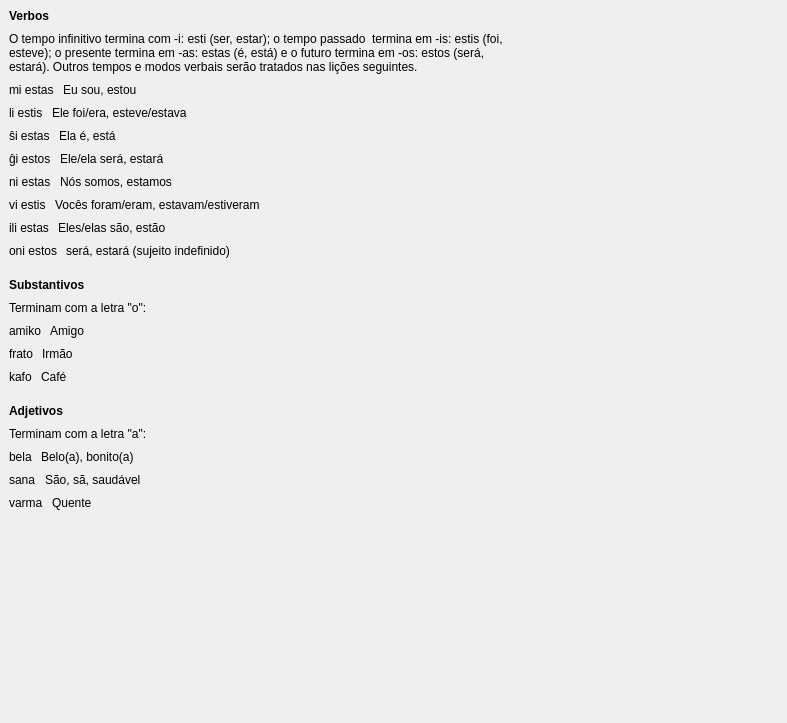
         <widget class="QWidget" name="scrollAreaWidgetContents_14">
          <property name="geometry">
           <rect>
            <x>0</x>
            <y>0</y>
            <width>787</width>
            <height>723</height>
           </rect>
          </property>
          <layout class="QVBoxLayout" name="verticalLayout_41">
           <property name="spacing">
            <number>20</number>
           </property>
           <property name="leftMargin">
            <number>9</number>
           </property>
           <property name="topMargin">
            <number>9</number>
           </property>
           <property name="rightMargin">
            <number>9</number>
           </property>
           <property name="bottomMargin">
            <number>9</number>
           </property>
           <item>
            <layout class="QVBoxLayout" name="verticalLayout_10">
             <property name="spacing">
              <number>9</number>
             </property>
             <item>
              <widget class="titolo" name="Lec01_Label23">
               <property name="sizePolicy">
                <sizepolicy hsizetype="Preferred" vsizetype="Maximum">
                 <horstretch>0</horstretch>
                 <verstretch>0</verstretch>
                </sizepolicy>
               </property>
               <property name="font">
                <font>
                 <weight>75</weight>
                 <bold>true</bold>
                </font>
               </property>
               <property name="text">
                <string>Verbos</string>
               </property>
               <property name="wordWrap">
                <bool>true</bool>
               </property>
              </widget>
             </item>
             <item>
              <widget class="QLabel" name="Lec01_Label24">
               <property name="text">
                <string>O tempo infinitivo termina com -i: esti (ser, estar); o tempo passado  termina em -is: estis (foi, 
esteve); o presente termina em -as: estas (é, está) e o futuro termina em -os: estos (será, 
estará). Outros tempos e modos verbais serão tratados nas lições seguintes.</string>
               </property>
               <property name="wordWrap">
                <bool>true</bool>
               </property>
              </widget>
             </item>
             <item>
              <layout class="QHBoxLayout" name="horizontalLayout_41" stretch="0,1">
               <item>
                <widget class="klakbutono_nova" name="Lec01_Button193">
                 <property name="sizePolicy">
                  <sizepolicy hsizetype="Preferred" vsizetype="Preferred">
                   <horstretch>0</horstretch>
                   <verstretch>0</verstretch>
                  </sizepolicy>
                 </property>
                 <property name="maximumSize">
                  <size>
                   <width>16777215</width>
                   <height>16777215</height>
                  </size>
                 </property>
                 <property name="text">
                  <string>mi estas</string>
                 </property>
                </widget>
               </item>
               <item>
                <widget class="QLabel" name="Lec01_Label114">
                 <property name="sizePolicy">
                  <sizepolicy hsizetype="Expanding" vsizetype="Preferred">
                   <horstretch>0</horstretch>
                   <verstretch>0</verstretch>
                  </sizepolicy>
                 </property>
                 <property name="text">
                  <string>Eu sou, estou</string>
                 </property>
                 <property name="wordWrap">
                  <bool>true</bool>
                 </property>
                </widget>
               </item>
              </layout>
             </item>
             <item>
              <layout class="QHBoxLayout" name="horizontalLayout_42" stretch="0,1">
               <item>
                <widget class="klakbutono_nova" name="Lec01_Button194">
                 <property name="sizePolicy">
                  <sizepolicy hsizetype="Preferred" vsizetype="Preferred">
                   <horstretch>0</horstretch>
                   <verstretch>0</verstretch>
                  </sizepolicy>
                 </property>
                 <property name="maximumSize">
                  <size>
                   <width>16777215</width>
                   <height>16777215</height>
                  </size>
                 </property>
                 <property name="text">
                  <string>li estis</string>
                 </property>
                </widget>
               </item>
               <item>
                <widget class="QLabel" name="Lec01_Label115">
                 <property name="sizePolicy">
                  <sizepolicy hsizetype="Expanding" vsizetype="Preferred">
                   <horstretch>0</horstretch>
                   <verstretch>0</verstretch>
                  </sizepolicy>
                 </property>
                 <property name="text">
                  <string>Ele foi/era, esteve/estava</string>
                 </property>
                 <property name="wordWrap">
                  <bool>true</bool>
                 </property>
                </widget>
               </item>
              </layout>
             </item>
             <item>
              <layout class="QHBoxLayout" name="horizontalLayout_43" stretch="0,1">
               <item>
                <widget class="klakbutono_nova" name="Lec01_Button195">
                 <property name="sizePolicy">
                  <sizepolicy hsizetype="Preferred" vsizetype="Preferred">
                   <horstretch>0</horstretch>
                   <verstretch>0</verstretch>
                  </sizepolicy>
                 </property>
                 <property name="maximumSize">
                  <size>
                   <width>16777215</width>
                   <height>16777215</height>
                  </size>
                 </property>
                 <property name="text">
                  <string>ŝi estas</string>
                 </property>
                </widget>
               </item>
               <item>
                <widget class="QLabel" name="Lec01_Label116">
                 <property name="sizePolicy">
                  <sizepolicy hsizetype="Expanding" vsizetype="Preferred">
                   <horstretch>0</horstretch>
                   <verstretch>0</verstretch>
                  </sizepolicy>
                 </property>
                 <property name="text">
                  <string>Ela é, está</string>
                 </property>
                 <property name="wordWrap">
                  <bool>true</bool>
                 </property>
                </widget>
               </item>
              </layout>
             </item>
             <item>
              <layout class="QHBoxLayout" name="horizontalLayout_44" stretch="0,1">
               <item>
                <widget class="klakbutono_nova" name="Lec01_Button196">
                 <property name="sizePolicy">
                  <sizepolicy hsizetype="Preferred" vsizetype="Preferred">
                   <horstretch>0</horstretch>
                   <verstretch>0</verstretch>
                  </sizepolicy>
                 </property>
                 <property name="maximumSize">
                  <size>
                   <width>16777215</width>
                   <height>16777215</height>
                  </size>
                 </property>
                 <property name="text">
                  <string>ĝi estos</string>
                 </property>
                </widget>
               </item>
               <item>
                <widget class="QLabel" name="Lec01_Label117">
                 <property name="sizePolicy">
                  <sizepolicy hsizetype="Expanding" vsizetype="Preferred">
                   <horstretch>0</horstretch>
                   <verstretch>0</verstretch>
                  </sizepolicy>
                 </property>
                 <property name="text">
                  <string>Ele/ela será, estará</string>
                 </property>
                 <property name="wordWrap">
                  <bool>true</bool>
                 </property>
                </widget>
               </item>
              </layout>
             </item>
             <item>
              <layout class="QHBoxLayout" name="horizontalLayout_45" stretch="0,1">
               <item>
                <widget class="klakbutono_nova" name="Lec01_Button197">
                 <property name="sizePolicy">
                  <sizepolicy hsizetype="Preferred" vsizetype="Preferred">
                   <horstretch>0</horstretch>
                   <verstretch>0</verstretch>
                  </sizepolicy>
                 </property>
                 <property name="maximumSize">
                  <size>
                   <width>16777215</width>
                   <height>16777215</height>
                  </size>
                 </property>
                 <property name="text">
                  <string>ni estas</string>
                 </property>
                </widget>
               </item>
               <item>
                <widget class="QLabel" name="Lec01_Label118">
                 <property name="sizePolicy">
                  <sizepolicy hsizetype="Expanding" vsizetype="Preferred">
                   <horstretch>0</horstretch>
                   <verstretch>0</verstretch>
                  </sizepolicy>
                 </property>
                 <property name="text">
                  <string>Nós somos, estamos</string>
                 </property>
                 <property name="wordWrap">
                  <bool>true</bool>
                 </property>
                </widget>
               </item>
              </layout>
             </item>
             <item>
              <layout class="QHBoxLayout" name="horizontalLayout_46" stretch="0,1">
               <item>
                <widget class="klakbutono_nova" name="Lec01_Button198">
                 <property name="sizePolicy">
                  <sizepolicy hsizetype="Preferred" vsizetype="Preferred">
                   <horstretch>0</horstretch>
                   <verstretch>0</verstretch>
                  </sizepolicy>
                 </property>
                 <property name="maximumSize">
                  <size>
                   <width>16777215</width>
                   <height>16777215</height>
                  </size>
                 </property>
                 <property name="text">
                  <string>vi estis</string>
                 </property>
                </widget>
               </item>
               <item>
                <widget class="QLabel" name="Lec01_Label119">
                 <property name="sizePolicy">
                  <sizepolicy hsizetype="Expanding" vsizetype="Preferred">
                   <horstretch>0</horstretch>
                   <verstretch>0</verstretch>
                  </sizepolicy>
                 </property>
                 <property name="text">
                  <string>Vocês foram/eram, estavam/estiveram</string>
                 </property>
                 <property name="wordWrap">
                  <bool>true</bool>
                 </property>
                </widget>
               </item>
              </layout>
             </item>
             <item>
              <layout class="QHBoxLayout" name="horizontalLayout_47" stretch="0,1">
               <item>
                <widget class="klakbutono_nova" name="Lec01_Button199">
                 <property name="sizePolicy">
                  <sizepolicy hsizetype="Preferred" vsizetype="Preferred">
                   <horstretch>0</horstretch>
                   <verstretch>0</verstretch>
                  </sizepolicy>
                 </property>
                 <property name="maximumSize">
                  <size>
                   <width>16777215</width>
                   <height>16777215</height>
                  </size>
                 </property>
                 <property name="text">
                  <string>ili estas</string>
                 </property>
                </widget>
               </item>
               <item>
                <widget class="QLabel" name="Lec01_Label220">
                 <property name="sizePolicy">
                  <sizepolicy hsizetype="Expanding" vsizetype="Preferred">
                   <horstretch>0</horstretch>
                   <verstretch>0</verstretch>
                  </sizepolicy>
                 </property>
                 <property name="text">
                  <string>Eles/elas são, estão</string>
                 </property>
                 <property name="wordWrap">
                  <bool>true</bool>
                 </property>
                </widget>
               </item>
              </layout>
             </item>
             <item>
              <layout class="QHBoxLayout" name="horizontalLayout_48" stretch="0,1">
               <item>
                <widget class="klakbutono_nova" name="Lec01_Button200">
                 <property name="sizePolicy">
                  <sizepolicy hsizetype="Preferred" vsizetype="Preferred">
                   <horstretch>0</horstretch>
                   <verstretch>0</verstretch>
                  </sizepolicy>
                 </property>
                 <property name="maximumSize">
                  <size>
                   <width>16777215</width>
                   <height>16777215</height>
                  </size>
                 </property>
                 <property name="text">
                  <string>oni estos</string>
                 </property>
                </widget>
               </item>
               <item>
                <widget class="QLabel" name="Lec01_Label221">
                 <property name="sizePolicy">
                  <sizepolicy hsizetype="Expanding" vsizetype="Preferred">
                   <horstretch>0</horstretch>
                   <verstretch>0</verstretch>
                  </sizepolicy>
                 </property>
                 <property name="text">
                  <string>será, estará (sujeito indefinido)</string>
                 </property>
                 <property name="wordWrap">
                  <bool>true</bool>
                 </property>
                </widget>
               </item>
              </layout>
             </item>
            </layout>
           </item>
           <item>
            <layout class="QVBoxLayout" name="verticalLayout_11">
             <property name="spacing">
              <number>9</number>
             </property>
             <item>
              <widget class="titolo" name="Lec01_Label25">
               <property name="sizePolicy">
                <sizepolicy hsizetype="Preferred" vsizetype="Maximum">
                 <horstretch>0</horstretch>
                 <verstretch>0</verstretch>
                </sizepolicy>
               </property>
               <property name="font">
                <font>
                 <weight>75</weight>
                 <bold>true</bold>
                </font>
               </property>
               <property name="text">
                <string>Substantivos</string>
               </property>
               <property name="wordWrap">
                <bool>true</bool>
               </property>
              </widget>
             </item>
             <item>
              <widget class="QLabel" name="Lec01_Label27">
               <property name="text">
                <string>Terminam com a letra &quot;o&quot;:</string>
               </property>
              </widget>
             </item>
             <item>
              <layout class="QHBoxLayout" name="horizontalLayout_50">
               <item>
                <widget class="klakbutono_nova" name="Lec01_Button201">
                 <property name="maximumSize">
                  <size>
                   <width>16777215</width>
                   <height>16777215</height>
                  </size>
                 </property>
                 <property name="text">
                  <string>amiko</string>
                 </property>
                 <property name="wordWrap">
                  <bool>true</bool>
                 </property>
                </widget>
               </item>
               <item>
                <widget class="QLabel" name="Lec01_Label28">
                 <property name="sizePolicy">
                  <sizepolicy hsizetype="Expanding" vsizetype="Preferred">
                   <horstretch>0</horstretch>
                   <verstretch>0</verstretch>
                  </sizepolicy>
                 </property>
                 <property name="text">
                  <string>Amigo</string>
                 </property>
                 <property name="wordWrap">
                  <bool>true</bool>
                 </property>
                </widget>
               </item>
              </layout>
             </item>
             <item>
              <layout class="QHBoxLayout" name="horizontalLayout_51">
               <item>
                <widget class="klakbutono_nova" name="Lec01_Button202">
                 <property name="maximumSize">
                  <size>
                   <width>16777215</width>
                   <height>16777215</height>
                  </size>
                 </property>
                 <property name="text">
                  <string>frato</string>
                 </property>
                 <property name="wordWrap">
                  <bool>true</bool>
                 </property>
                </widget>
               </item>
               <item>
                <widget class="QLabel" name="Lec01_Label29">
                 <property name="sizePolicy">
                  <sizepolicy hsizetype="Expanding" vsizetype="Preferred">
                   <horstretch>0</horstretch>
                   <verstretch>0</verstretch>
                  </sizepolicy>
                 </property>
                 <property name="text">
                  <string>Irmão</string>
                 </property>
                 <property name="wordWrap">
                  <bool>true</bool>
                 </property>
                </widget>
               </item>
              </layout>
             </item>
             <item>
              <layout class="QHBoxLayout" name="horizontalLayout_52">
               <item>
                <widget class="klakbutono_nova" name="Lec01_Button203">
                 <property name="maximumSize">
                  <size>
                   <width>16777215</width>
                   <height>16777215</height>
                  </size>
                 </property>
                 <property name="text">
                  <string>kafo</string>
                 </property>
                 <property name="wordWrap">
                  <bool>true</bool>
                 </property>
                </widget>
               </item>
               <item>
                <widget class="QLabel" name="Lec01_Label30">
                 <property name="sizePolicy">
                  <sizepolicy hsizetype="Expanding" vsizetype="Preferred">
                   <horstretch>0</horstretch>
                   <verstretch>0</verstretch>
                  </sizepolicy>
                 </property>
                 <property name="text">
                  <string>Café</string>
                 </property>
                 <property name="wordWrap">
                  <bool>true</bool>
                 </property>
                </widget>
               </item>
              </layout>
             </item>
            </layout>
           </item>
           <item>
            <layout class="QVBoxLayout" name="verticalLayout_129">
             <property name="spacing">
              <number>9</number>
             </property>
             <item>
              <widget class="titolo" name="Lec01_Label26">
               <property name="sizePolicy">
                <sizepolicy hsizetype="Preferred" vsizetype="Maximum">
                 <horstretch>0</horstretch>
                 <verstretch>0</verstretch>
                </sizepolicy>
               </property>
               <property name="font">
                <font>
                 <weight>75</weight>
                 <bold>true</bold>
                </font>
               </property>
               <property name="text">
                <string>Adjetivos</string>
               </property>
               <property name="wordWrap">
                <bool>true</bool>
               </property>
              </widget>
             </item>
             <item>
              <widget class="QLabel" name="Lec01_Label31">
               <property name="text">
                <string>Terminam com a letra &quot;a&quot;:</string>
               </property>
              </widget>
             </item>
             <item>
              <layout class="QHBoxLayout" name="horizontalLayout_54">
               <item>
                <widget class="klakbutono_nova" name="Lec01_Button204">
                 <property name="maximumSize">
                  <size>
                   <width>16777215</width>
                   <height>16777215</height>
                  </size>
                 </property>
                 <property name="text">
                  <string>bela</string>
                 </property>
                 <property name="wordWrap">
                  <bool>true</bool>
                 </property>
                </widget>
               </item>
               <item>
                <widget class="QLabel" name="Lec01_Label32">
                 <property name="sizePolicy">
                  <sizepolicy hsizetype="Expanding" vsizetype="Preferred">
                   <horstretch>0</horstretch>
                   <verstretch>0</verstretch>
                  </sizepolicy>
                 </property>
                 <property name="text">
                  <string>Belo(a), bonito(a)</string>
                 </property>
                 <property name="wordWrap">
                  <bool>true</bool>
                 </property>
                </widget>
               </item>
              </layout>
             </item>
             <item>
              <layout class="QHBoxLayout" name="horizontalLayout_55">
               <item>
                <widget class="klakbutono_nova" name="Lec01_Button205">
                 <property name="maximumSize">
                  <size>
                   <width>16777215</width>
                   <height>16777215</height>
                  </size>
                 </property>
                 <property name="text">
                  <string>sana</string>
                 </property>
                 <property name="wordWrap">
                  <bool>true</bool>
                 </property>
                </widget>
               </item>
               <item>
                <widget class="QLabel" name="Lec01_Label33">
                 <property name="sizePolicy">
                  <sizepolicy hsizetype="Expanding" vsizetype="Preferred">
                   <horstretch>0</horstretch>
                   <verstretch>0</verstretch>
                  </sizepolicy>
                 </property>
                 <property name="text">
                  <string>São, sã, saudável</string>
                 </property>
                 <property name="wordWrap">
                  <bool>true</bool>
                 </property>
                </widget>
               </item>
              </layout>
             </item>
             <item>
              <layout class="QHBoxLayout" name="horizontalLayout_56">
               <item>
                <widget class="klakbutono_nova" name="Lec01_Button206">
                 <property name="maximumSize">
                  <size>
                   <width>16777215</width>
                   <height>16777215</height>
                  </size>
                 </property>
                 <property name="text">
                  <string>varma</string>
                 </property>
                 <property name="wordWrap">
                  <bool>true</bool>
                 </property>
                </widget>
               </item>
               <item>
                <widget class="QLabel" name="Lec01_Label34">
                 <property name="sizePolicy">
                  <sizepolicy hsizetype="Expanding" vsizetype="Preferred">
                   <horstretch>0</horstretch>
                   <verstretch>0</verstretch>
                  </sizepolicy>
                 </property>
                 <property name="text">
                  <string>Quente</string>
                 </property>
                 <property name="wordWrap">
                  <bool>true</bool>
                 </property>
                </widget>
               </item>
              </layout>
             </item>
            </layout>
           </item>
           <item>
            <spacer name="verticalSpacer_3">
             <property name="orientation">
              <enum>Qt::Vertical</enum>
             </property>
             <property name="sizeHint" stdset="0">
              <size>
               <width>20</width>
               <height>40</height>
              </size>
             </property>
            </spacer>
           </item>
          </layout>
         </widget>
